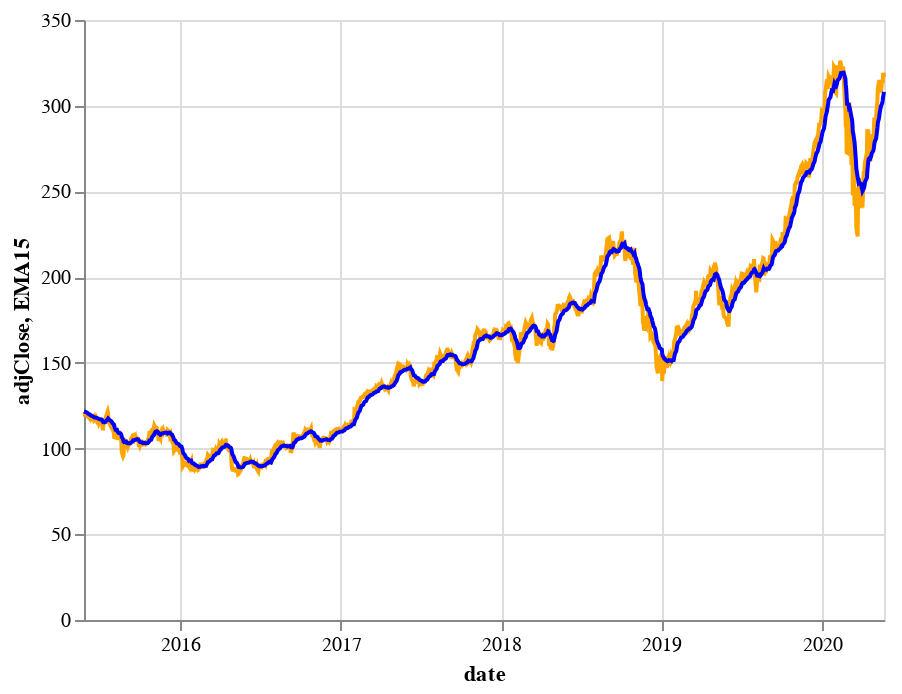

This figure's notebook cell:
### Code cell
chartClose = alt.Chart(df_sub).mark_line(color = "orange").encode(
    x = "date",
    y="adjClose"
)

chartEMA = alt.Chart(df_sub).mark_line(color ="Blue").encode(
    x = "date",
    y = "EMA15"
)

chartClose + chartEMA

### Figure 1 — Vega-Lite specification as saved in the notebook (floating-point values rounded to 4 significant figures; data arrays with more than 128 entries replaced by an {"elided": "..."} marker saying what was removed)
{"config": {"view": {"continuousWidth": 400, "continuousHeight": 300}}, "layer": [{"mark": {"type": "line", "color": "orange"}, "encoding": {"x": {"type": "temporal", "field": "date"}, "y": {"type": "quantitative", "field": "adjClose"}}}, {"mark": {"type": "line", "color": "Blue"}, "encoding": {"x": {"type": "temporal", "field": "date"}, "y": {"type": "quantitative", "field": "EMA15"}}}], "data": {"name": "data-dc1e977e7acad02af5e2a87ddbe4c54c"}, "$schema": "https://vega.github.io/schema/vega-lite/v4.8.1.json", "datasets": {"data-dc1e977e7acad02af5e2a87ddbe4c54c": {"elided": "1258 records"}}}
